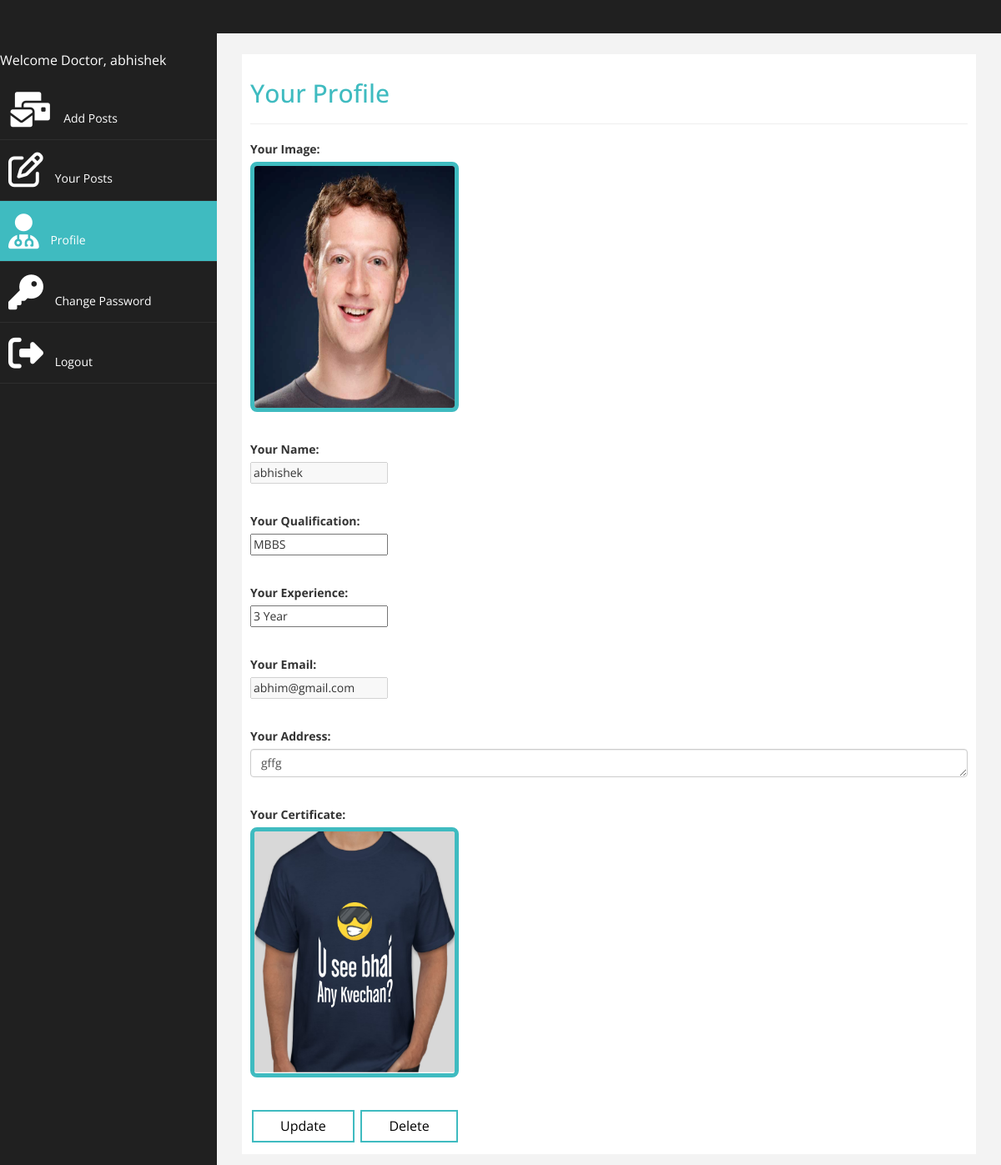
The page /profile.php (signed in) on the database its author committed.
### tables this page shows
CREATE TABLE `doc_account` (
  `Doc_ID` int(255) NOT NULL,
  `Doc_Name` varchar(40) NOT NULL,
  `Doc_Qualification` varchar(100) NOT NULL,
  `Doc_Image` varchar(100) NOT NULL,
  `Doc_Certificate` varchar(100) NOT NULL,
  `Doc_Experience` varchar(100) NOT NULL,
  `Doc_Email` varchar(100) NOT NULL,
  `Doc_Address` varchar(255) NOT NULL,
  `Doc_Pwd` varchar(100) NOT NULL,
  `Doc_Token` varchar(200) NOT NULL,
  `D_Valid` varchar(10) NOT NULL
);

### profile.php (the view, shortened to what this page needs)
    <?php
  include 'Connect.php';
?>
<?php
        $docname = $_SESSION['name'];
        $sql = "SELECT * FROM doc_account where Doc_Name = '$docname'";
        if($result = mysqli_query($db, $sql)){
            if(mysqli_num_rows($result) > 0){
                $rows=$result->fetch_assoc();
        ?>
<!DOCTYPE html>
<html>
  <head>
    <link href="assets/css/bootstrap.css" rel="stylesheet" />
    <link href="assets/css/font-awesome.css" rel="stylesheet" />
    <link href="assets/css/docpanel.css" rel="stylesheet" />
  </head>
  <body>
    <div id="wrapper">
      <br /><br />
      <nav class="navbar-default navbar-side" role="navigation">
        <div class="sidebar-collapse">
          <p style="color:white">Welcome Doctor,  <?php if(isset($_SESSION['name'])){echo $_SESSION['name'];}?></p>
          <ul class="nav" id="main-menu">
            <li>
              <a href="docpanel.php"><i class="fas fa-mail-bulk fa-3x"></i> Add Posts</a>
            </li>
            <li>
              <a class="" href="yourposts.php"><i class="far fa-edit fa-3x"></i> Your Posts</a>
            </li>
            <li>
              <a class="active-menu" href="profile.php"><i class="fa fa-user-md fa-3x"></i> Profile</a>
            </li>
            <li>
              <a class="" href="changepassdoc.php"><i class="fa fa-key fa-3x"></i> Change Password</a>
            </li>
            <li>
              <a class="" href="logout.php"><i class="fa fa-sign-out fa-3x"></i> Logout</a>
            </li>
          </ul>
        </div>
      </nav>
<div id="page-wrapper">
        <div id="page-inner">
          <div class="row">
            <div class="col-md-12">
              <h2>Your Profile</h2>
              <hr />
              <form method="POST" enctype = "multipart/form-data">
                <div class="form-group">
                    <label class="col-2">Your Image: </label>
                    <div class="col-10">
                        <img style="border-radius: 8px; border-width:5px;border-style:solid;border-color:#3fbbc0;"
                            class="mx-auto d-block" width="250" height="300"
                            src=<?php echo $rows['Doc_Image'];?> />
                    </div>
                </div>
                <div class="form-group">
                    <label class="col-2">Your Name: </label>
                    <div class="col-10">
                        <input type="text" disabled="true" name="docnm" value="<?php if(isset($rows['Doc_Name'])){echo $rows['Doc_Name'];} ?>">
                    </div>
                </div>
                <div class="form-group">
                    <label class="col-2">Your Qualification: </label>
                    <div class="col-10">
                        <input type="text" name="docquali" value="<?php if(isset($rows['Doc_Qualification'])){echo $rows['Doc_Qualification'];} ?>">
                    </div>
                </div>
                <div class="form-group">
                    <label class="col-2">Your Experience: </label>
                    <div class="col-10">
                        <input type="text" name="docexp" value="<?php if(isset($rows['Doc_Experience'])){echo $rows['Doc_Experience'];} ?>">
                    </div>
                </div>
                <div class="form-group">
                    <label class="col-2">Your Email: </label>
                    <div class="col-10">
                        <input type="text" disabled="true" name="docmail" value="<?php if(isset($rows['Doc_Email'])){echo $rows['Doc_Email'];} ?>">
                    </div>
                </div>
                <div class="form-group">
                    <label class="col-2">Your Address: </label>
                    <div class="col-10">
                        <textarea
                            rows="1"
                            cols="1"
                            class="form-control"
                            name="docaddress"
                            placeholder="Enter the Post text here."
                        ><?php if(isset($rows['Doc_Address'])){echo $rows['Doc_Address'];}?></textarea>
                    </div>
                </div>
                <div class="form-group">
                    <label class="col-2">Your Certificate: </label>
                    <div class="col-10">
                        <img style="border-radius: 8px; border-width:5px;border-style:solid;border-color:#3fbbc0;"
                            class="mx-auto d-block" width="250" height="300"
                            src=<?php echo $rows['Doc_Certificate'];?> />
                    </div>
                </div>
                <div class="col-10">
                    <input
                    type="submit"
                    name="update_btn"
                    value="Update"
                    class="bts btscol"
                    />
                    <input
                    type="submit"
                    name="delete_btn"
                    value="Delete"
                    class="bts btscol"
                    />
                </div>
              </form>
            </div>
            <?php
            }
            }
        ?>
          </div>
        </div>
      </div>
    </div>
  </body>
</html>

### assets/css/docpanel.css (style rules this page uses)
body { font-family: "Open Sans", sans-serif; }
#wrapper { width: 100%; background: #202020; }
#page-wrapper { padding: 15px 15px; min-height: 600px; background: #f3f3f3; }
#page-inner { width: 100%; margin: 10px 20px 10px 0px; background-color: #fff !important; padding: 10px; min-height: 1200px; }
h2 { color: #3fbbc0; }
p { font-size: 16px; line-height: 25px; padding-top: 20px; }
.active-menu { background-color: #3fbbc0 !important; }
.sidebar-collapse, .sidebar-collapse .nav { background: none; }
.sidebar-collapse .nav { padding: 0; }
.sidebar-collapse .nav > li > a { color: #fff; background: #202020; text-shadow: none; }
.sidebar-collapse > .nav > li > a { padding: 15px 10px; }
.sidebar-collapse > .nav > li { border-bottom: 1px solid rgba(107, 108, 109, 0.19); }
.navbar-side { border: none; background-color: #202020; }
.navbar-default { border: 0px solid black; }
.nav > li > a > i { margin-right: 10px; }
@media (min-width: 768px) { #page-wrapper { margin: 0 0 0 260px; padding: 15px 30px; min-height: 1200px; } }
@media (min-width: 768px) { .navbar-side { z-index: 1; position: absolute; width: 260px; } }

### profile.php (style rules this page uses)
.btscol { background-color: #4caf50; border: none; color: white; padding: 6px 32px; text-align: center; text-decoration: none; display: inline-block; font-size: 16px; margin: 4px 2px; transition-duration: 0.4s; cursor: pointer; }
.bts { background-color: white; color: black; border: 2px solid #3fbbc0; }

### rows shown on the page
doc_account: Doc_Image (picture), docnm "abhishek", docquali "MBBS", docexp "3 Year", docmail "abhim@gmail.com", docaddress "gffg", Doc_Certificate (picture)

### other values the page prints
$_SESSION['name'] "abhishek"
